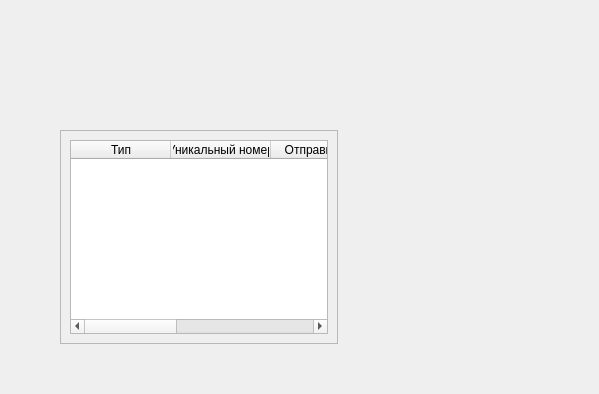
<?xml version="1.0" encoding="UTF-8"?>
<ui version="4.0">
 <class>DeclList</class>
 <widget class="QWidget" name="DeclList">
  <property name="geometry">
   <rect>
    <x>0</x>
    <y>0</y>
    <width>599</width>
    <height>394</height>
   </rect>
  </property>
  <property name="windowTitle">
   <string>Form</string>
  </property>
  <widget class="QScrollArea" name="scrollArea">
   <property name="geometry">
    <rect>
     <x>60</x>
     <y>130</y>
     <width>278</width>
     <height>214</height>
    </rect>
   </property>
   <property name="widgetResizable">
    <bool>true</bool>
   </property>
   <widget class="QWidget" name="scrollAreaWidgetContents">
    <property name="geometry">
     <rect>
      <x>0</x>
      <y>0</y>
      <width>274</width>
      <height>210</height>
     </rect>
    </property>
    <layout class="QHBoxLayout" name="horizontalLayout">
     <item>
      <widget class="QTableWidget" name="tableWidget">
       <property name="editTriggers">
        <set>QAbstractItemView::NoEditTriggers</set>
       </property>
       <property name="alternatingRowColors">
        <bool>false</bool>
       </property>
       <property name="selectionMode">
        <enum>QAbstractItemView::SingleSelection</enum>
       </property>
       <property name="selectionBehavior">
        <enum>QAbstractItemView::SelectRows</enum>
       </property>
       <property name="sortingEnabled">
        <bool>true</bool>
       </property>
       <attribute name="horizontalHeaderHighlightSections">
        <bool>false</bool>
       </attribute>
       <attribute name="verticalHeaderVisible">
        <bool>true</bool>
       </attribute>
       <attribute name="verticalHeaderCascadingSectionResizes">
        <bool>false</bool>
       </attribute>
       <attribute name="verticalHeaderShowSortIndicator" stdset="0">
        <bool>false</bool>
       </attribute>
       <column>
        <property name="text">
         <string>Тип</string>
        </property>
       </column>
       <column>
        <property name="text">
         <string>Уникальный номер</string>
        </property>
       </column>
       <column>
        <property name="text">
         <string>Отправитель</string>
        </property>
       </column>
       <column>
        <property name="text">
         <string>Получатель</string>
        </property>
       </column>
       <column>
        <property name="text">
         <string>Дата</string>
        </property>
       </column>
      </widget>
     </item>
    </layout>
   </widget>
  </widget>
 </widget>
 <resources/>
 <connections/>
</ui>
